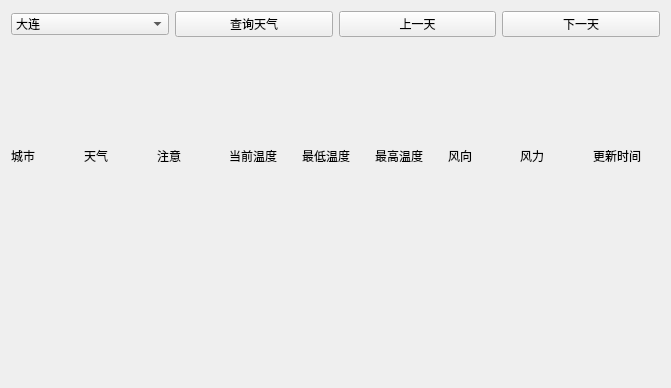
<?xml version="1.0" encoding="UTF-8"?>
<ui version="4.0">
 <class>WeatherData</class>
 <widget class="QWidget" name="WeatherData">
  <property name="geometry">
   <rect>
    <x>0</x>
    <y>0</y>
    <width>671</width>
    <height>388</height>
   </rect>
  </property>
  <property name="windowTitle">
   <string>Form</string>
  </property>
  <property name="styleSheet">
   <string notr="true"/>
  </property>
  <layout class="QVBoxLayout" name="verticalLayout_11">
   <item>
    <layout class="QVBoxLayout" name="verticalLayout_7">
     <item>
      <layout class="QHBoxLayout" name="horizontalLayout_2">
       <item>
        <widget class="QComboBox" name="comboBoxCity">
         <item>
          <property name="text">
           <string>大连</string>
          </property>
         </item>
         <item>
          <property name="text">
           <string>北京</string>
          </property>
         </item>
         <item>
          <property name="text">
           <string>广州</string>
          </property>
         </item>
         <item>
          <property name="text">
           <string>上海</string>
          </property>
         </item>
         <item>
          <property name="text">
           <string>深圳</string>
          </property>
         </item>
         <item>
          <property name="text">
           <string>郑州</string>
          </property>
         </item>
        </widget>
       </item>
       <item>
        <widget class="QPushButton" name="pushButtonSelectData">
         <property name="text">
          <string>查询天气</string>
         </property>
        </widget>
       </item>
       <item>
        <widget class="QPushButton" name="pushButtonShang">
         <property name="text">
          <string>上一天</string>
         </property>
        </widget>
       </item>
       <item>
        <widget class="QPushButton" name="pushButtonNext">
         <property name="text">
          <string>下一天</string>
         </property>
        </widget>
       </item>
      </layout>
     </item>
     <item>
      <layout class="QHBoxLayout" name="horizontalLayout">
       <item>
        <layout class="QVBoxLayout" name="verticalLayout">
         <item>
          <widget class="QLabel" name="labelCity">
           <property name="text">
            <string/>
           </property>
          </widget>
         </item>
         <item>
          <widget class="QLabel" name="label_5">
           <property name="text">
            <string>城市</string>
           </property>
          </widget>
         </item>
        </layout>
       </item>
       <item>
        <layout class="QVBoxLayout" name="verticalLayout_2">
         <item>
          <widget class="QLabel" name="labelWeather">
           <property name="text">
            <string/>
           </property>
          </widget>
         </item>
         <item>
          <widget class="QLabel" name="label">
           <property name="text">
            <string>天气</string>
           </property>
          </widget>
         </item>
        </layout>
       </item>
       <item>
        <layout class="QVBoxLayout" name="verticalLayout_6">
         <item>
          <widget class="QLabel" name="labelZY">
           <property name="minimumSize">
            <size>
             <width>0</width>
             <height>0</height>
            </size>
           </property>
           <property name="contextMenuPolicy">
            <enum>Qt::DefaultContextMenu</enum>
           </property>
           <property name="text">
            <string/>
           </property>
           <property name="textFormat">
            <enum>Qt::AutoText</enum>
           </property>
          </widget>
         </item>
         <item>
          <widget class="QLabel" name="label_7">
           <property name="text">
            <string>注意</string>
           </property>
          </widget>
         </item>
        </layout>
       </item>
       <item>
        <layout class="QVBoxLayout" name="verticalLayout_5">
         <item>
          <widget class="QLabel" name="labelTemNow">
           <property name="text">
            <string/>
           </property>
          </widget>
         </item>
         <item>
          <widget class="QLabel" name="label_6">
           <property name="text">
            <string>当前温度</string>
           </property>
          </widget>
         </item>
        </layout>
       </item>
       <item>
        <layout class="QVBoxLayout" name="verticalLayout_4">
         <item>
          <widget class="QLabel" name="labelTem">
           <property name="text">
            <string/>
           </property>
          </widget>
         </item>
         <item>
          <widget class="QLabel" name="label_4">
           <property name="text">
            <string>最低温度</string>
           </property>
          </widget>
         </item>
        </layout>
       </item>
       <item>
        <layout class="QVBoxLayout" name="verticalLayout_3">
         <item>
          <widget class="QLabel" name="labeltemp">
           <property name="text">
            <string/>
           </property>
          </widget>
         </item>
         <item>
          <widget class="QLabel" name="label_3">
           <property name="text">
            <string>最高温度</string>
           </property>
          </widget>
         </item>
        </layout>
       </item>
       <item>
        <layout class="QVBoxLayout" name="verticalLayout_9">
         <item>
          <widget class="QLabel" name="labelFengXiang">
           <property name="text">
            <string/>
           </property>
          </widget>
         </item>
         <item>
          <widget class="QLabel" name="label_8">
           <property name="text">
            <string>风向</string>
           </property>
          </widget>
         </item>
        </layout>
       </item>
       <item>
        <layout class="QVBoxLayout" name="verticalLayout_10">
         <item>
          <widget class="QLabel" name="labelFengLi">
           <property name="text">
            <string/>
           </property>
          </widget>
         </item>
         <item>
          <widget class="QLabel" name="label_9">
           <property name="text">
            <string>风力</string>
           </property>
          </widget>
         </item>
        </layout>
       </item>
       <item>
        <layout class="QVBoxLayout" name="verticalLayout_8">
         <item>
          <widget class="QLabel" name="labelTime">
           <property name="text">
            <string/>
           </property>
          </widget>
         </item>
         <item>
          <widget class="QLabel" name="label_2">
           <property name="text">
            <string>更新时间</string>
           </property>
          </widget>
         </item>
        </layout>
       </item>
      </layout>
     </item>
    </layout>
   </item>
   <item>
    <widget class="QCustomPlot" name="customPlot" native="true">
     <property name="styleSheet">
      <string notr="true">border-image: url(:/new/prefix1/image/weather.jpg);</string>
     </property>
    </widget>
   </item>
  </layout>
 </widget>
 <customwidgets>
  <customwidget>
   <class>QCustomPlot</class>
   <extends>QWidget</extends>
   <header>qcustomplot.h</header>
   <container>1</container>
  </customwidget>
 </customwidgets>
 <resources/>
 <connections/>
</ui>
